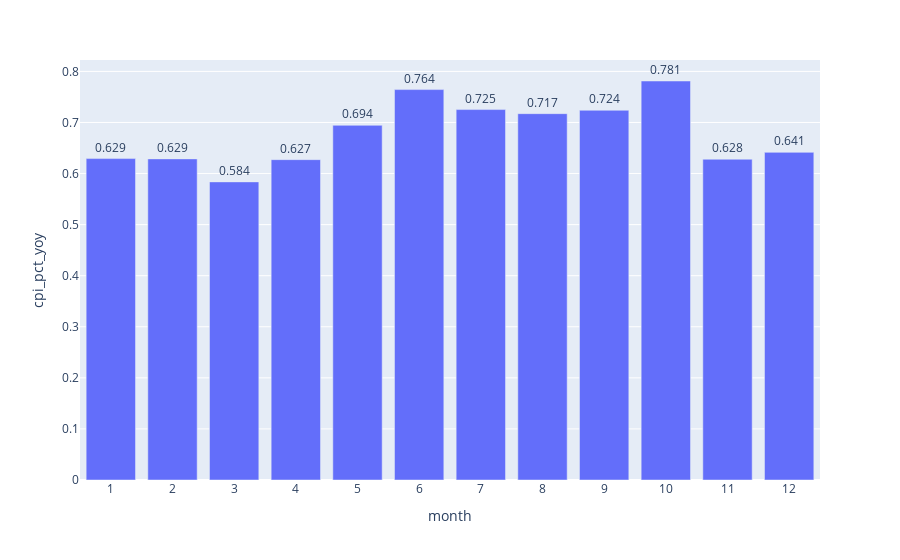

The code cell stored with this chart in its notebook:
### Markdown cell above
Looking at the Core CPI change in an annualized basis, we can see that the earlier parts of the year showed more significant increases in Core CPI. While in the last few months, there are more outliers (below the lower whiskers) meaning that they showed little change from the previous year.

We can further explore the volatility of the change in Core CPI YoY.

### Code cell
fig = px.bar(
    data_frame=df_eda.groupby(['month']).std().reset_index(),
    x="month",
    y="cpi_pct_yoy", text="cpi_pct_yoy"
).update_traces(texttemplate='%{text:0.3f}', textposition='outside').update_xaxes(nticks=13)

fig.show()

### Figure 1 — Plotly figure (JSON) as saved in the notebook; plotly's stock layout.template omitted (floating-point values rounded to 4 significant figures)
{"data": [{"alignmentgroup": "True", "hovertemplate": "month=%{x}<br>cpi_pct_yoy=%{text}<extra></extra>", "legendgroup": "", "marker": {"color": "#636efa", "pattern": {"shape": ""}}, "name": "", "offsetgroup": "", "orientation": "v", "showlegend": false, "text": [0.6293, 0.6287, 0.5837, 0.6272, 0.6945, 0.7644, 0.7253, 0.7173, 0.7239, 0.7812, 0.628, 0.6415], "textposition": "outside", "texttemplate": "%{text:0.3f}", "type": "bar", "x": [1, 2, 3, 4, 5, 6, 7, 8, 9, 10, 11, 12], "xaxis": "x", "y": [0.6293, 0.6287, 0.5837, 0.6272, 0.6945, 0.7644, 0.7253, 0.7173, 0.7239, 0.7812, 0.628, 0.6415], "yaxis": "y"}], "layout": {"barmode": "relative", "legend": {"tracegroupgap": 0}, "margin": {"t": 60}, "xaxis": {"anchor": "y", "domain": [0, 1], "nticks": 13, "title": {"text": "month"}}, "yaxis": {"anchor": "x", "domain": [0, 1], "title": {"text": "cpi_pct_yoy"}}}}
